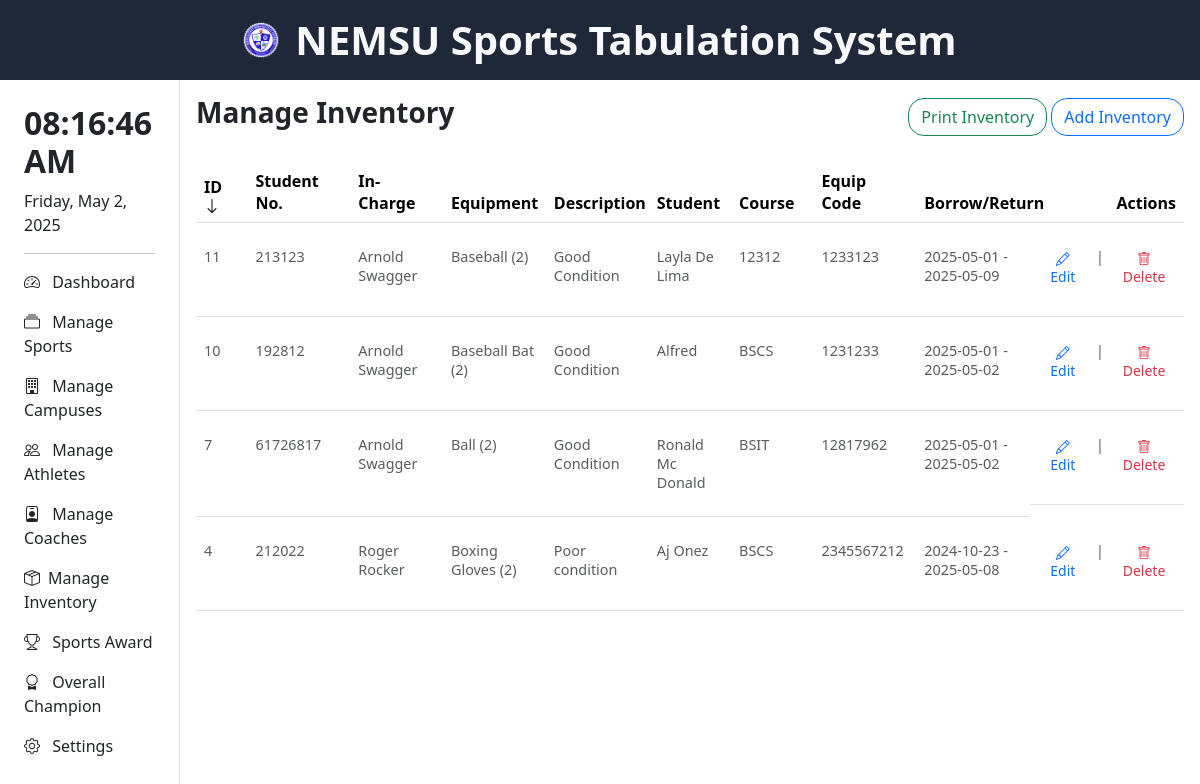
The app's page /pages/manage_inventory.php?sort_column=id&sort_order=desc (signed in) with its own data.
### tables this page shows
CREATE TABLE `inventory` (
  `id` int(11) NOT NULL,
  `person_incharge` varchar(200) NOT NULL,
  `equipment_name` varchar(255) NOT NULL,
  `quantity` int(11) NOT NULL,
  `description` text DEFAULT NULL,
  `student_name` varchar(100) DEFAULT NULL,
  `student_number` varchar(20) DEFAULT NULL,
  `course_code` varchar(10) DEFAULT NULL,
  `equipment_code` varchar(20) DEFAULT NULL,
  `borrow_date_time` datetime DEFAULT NULL,
  `return_date_time` datetime DEFAULT NULL
);

### pages/manage_inventory.php (the view, shortened to what this page needs)
<html lang="en">
<head>
    <?php include '../header.php'; ?>
</head>
<body>
    <div>
    <?php include 'head_nav.php'; ?>
        <div style="height: 90vh;" class="d-flex flex-row">
            <div id="navigation" style="width: 15%">
                <?php include 'navigation.php'; ?>
            </div>
            <div class="width-85">
                <div class="container p-3">
                <div id="top" class="d-flex justify-content-between align-items-center mb-4">
                    <h3 class="fw-bold">Manage Inventory</h3>
                    <div id="top-bttom">
                        <button onclick="print()" type="button" class="btn rounded-4 btn-outline-success">
                            Print Inventory
                        </button>
                        <button type="button" class="btn rounded-4 btn-outline-primary" data-bs-toggle="modal" data-bs-target="#addInventoryModal">
                            Add Inventory
                        </button>
                    </div>
                </div>
                <?php
                $sort_column = isset($_GET['sort_column']) ? $_GET['sort_column'] : 'id';
                $sort_order = isset($_GET['sort_order']) && $_GET['sort_order'] === 'desc' ? 'desc' : 'asc';
                $next_sort_order = $sort_order === 'asc' ? 'desc' : 'asc';
                $query = "SELECT * FROM inventory ORDER BY $sort_column $sort_order";
                $stmt = $conn->prepare($query);
                $stmt->execute();
                $result = $stmt->get_result();
                ?>
                <div style="overflow-y: auto;">
                    <table class="table">
                        <thead>
                            <tr>
                                <th style="width: 5%;"><a href="?sort_column=id&sort_order=<?= $next_sort_order ?>" style="color: black; text-decoration: none;">ID <?= $sort_column === 'id' ? ($sort_order === 'asc' ? '<i class="bi bi-arrow-up"></i>' : '<i class="bi bi-arrow-down"></i>') : '' ?></a></th>
                                <th style="width: 10%;"><a href="?sort_column=student_number&sort_order=<?= $next_sort_order ?>" style="color: black; text-decoration: none;">Student No. </a></th>
                                <th style="width: 9%;"><a href="?sort_column=person_incharge&sort_order=<?= $next_sort_order ?>" style="color: black; text-decoration: none;">In-Charge </a></th>
                                <th style="width: 10%;"><a href="?sort_column=equipment_name&sort_order=<?= $next_sort_order ?>" style="color: black; text-decoration: none;">Equipment</a></th>
                                <th style="width: 10%;"><a href="?sort_column=description&sort_order=<?= $next_sort_order ?>" style="color: black; text-decoration: none;">Description </a></th>
                                <th style="width: 8%;"><a href="?sort_column=student_name&sort_order=<?= $next_sort_order ?>" style="color: black; text-decoration: none;">Student</a></th>
                                <th style="width: 8%;"><a href="?sort_column=course_code&sort_order=<?= $next_sort_order ?>" style="color: black; text-decoration: none;">Course </a></th>
                                <th style="width: 10%;"><a href="?sort_column=equipment_code&sort_order=<?= $next_sort_order ?>" style="color: black; text-decoration: none;">Equip Code </a></th>
                                <th style="width: 11%;"><a href="?sort_column=borrow_date_time&sort_order=<?= $next_sort_order ?>" style="color: black; text-decoration: none;">Borrow/Return </a></th>
                                <th id="action" class="text-end" style="width: 15%;">Actions</th>
                            </tr>
                        </thead>
                        <tbody>
                            <?php
                            if ($result && mysqli_num_rows($result) > 0) {
                                while ($inventory = mysqli_fetch_assoc($result)) {
                                    $borrow_date = date('Y-m-d', strtotime($inventory['borrow_date_time']));
                                    $return_date = $inventory['return_date_time'] ? date('Y-m-d', strtotime($inventory['return_date_time'])) : 'N/A';
                                    echo "<tr class=' text-muted' style='font-size: 0.9rem;'>";
                                    echo "<td class='text-muted py-4'>{$inventory['id']}</td>";
                                    echo "<td class='text-muted py-4'>{$inventory['student_number']}</td>";
                                    echo "<td class='text-muted py-4'>{$inventory['person_incharge']}</td>";
                                    echo "<td class='text-muted py-4'>{$inventory['equipment_name']} ({$inventory['quantity']})</td>";
                                    echo "<td class='text-muted py-4'>{$inventory['description']}</td>";
                                    echo "<td class='text-muted py-4'>{$inventory['student_name']}</td>";
                                    echo "<td class='text-muted py-4'>{$inventory['course_code']}</td>";
                                    echo "<td class='text-muted py-4'>{$inventory['equipment_code']}</td>";
                                    echo "<td class='text-muted py-4'>{$borrow_date} - {$return_date}</td>";
                                    echo "<td class='action text-muted py-4'>
                                        <a href='edit_inventory.php?id={$inventory['id']}' class='btn btn-sm text-primary me-2'>
                                            <i class='bi bi-pencil'></i> Edit
                                        </a>
                                        |
                                        <a href='delete_inventory.php?id={$inventory['id']}' class='btn btn-sm text-danger ms-2'>
                                            <i class='bi bi-trash'></i> Delete
                                        </a>
                                    </td>";
                                    echo "</tr>";
                                }
                            } else {
                                echo "<tr class='py-4 text-muted' style='font-size: 0.9rem;'><td colspan='11' class='text-center'>No inventory found</td></tr>";
                            }
                            ?>
                        </tbody>
                    </table>
                </div>
                </div>
            </div>
        </div>
    </div>
</body>
</html>

### pages/manage_inventory.php (style rules this page uses)
table { width: 100%; table-layout: fixed; }
.action { display: flex; justify-content: space-between; }
.width-85 { width: 85%; }

### records on screen
inventory: id "11", student_number "213123", person_incharge "Arnold Swagger", equipment_name "Baseball", quantity "2", description "Good Condition", student_name "Layla De Lima", course_code "12312", equipment_code "1233123", borrow_date_time "2025-05-01", return_date_time "2025-05-09"
inventory: id "10", student_number "192812", person_incharge "Arnold Swagger", equipment_name "Baseball Bat", quantity "2", description "Good Condition", student_name "Alfred", course_code "BSCS", equipment_code "1231233", borrow_date_time "2025-05-01", return_date_time "2025-05-02"
inventory: id "7", student_number "61726817", person_incharge "Arnold Swagger", equipment_name "Ball", quantity "2", description "Good Condition", student_name "Ronald Mc Donald", course_code "BSIT", equipment_code "12817962", borrow_date_time "2025-05-01", return_date_time "2025-05-02"
inventory: id "4", student_number "212022", person_incharge "Roger Rocker", equipment_name "Boxing Gloves", quantity "2", description "Poor condition", student_name "Aj Onez", course_code "BSCS", equipment_code "2345567212", borrow_date_time "2024-10-23", return_date_time "2025-05-08"
